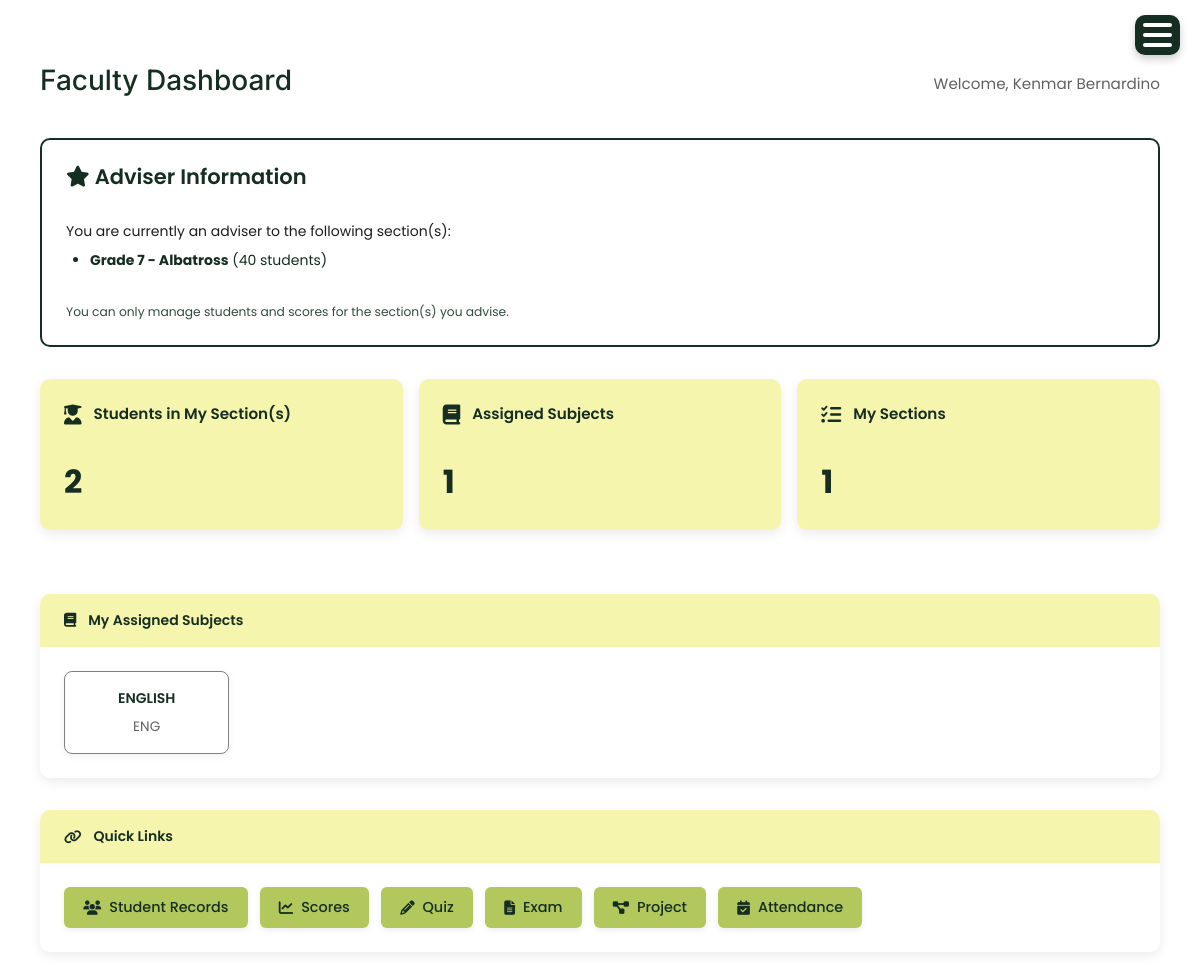
The page /faculty/ (signed in) on the database its author committed.
### account/models.py (models this page shows, shortened)
class User(AbstractUser):
    is_admin = models.BooleanField('Is admin', default=False)
    is_student = models.BooleanField('Is student', default=False)
    is_faculty = models.BooleanField('Is faculty', default=False)
    department = models.CharField(max_length=100, blank=True, null=True)
    course = models.CharField(max_length=100, blank=True, null=True)
    section = models.CharField(max_length=50, blank=True, null=True)
    status = models.CharField(max_length=20, default="Active")  # Active, Inactive, Pending
    ROLE_CHOICES = (
        ('admin', 'Admin'),
        ('faculty', 'Faculty'),
        ('student', 'Student'),
    )
    role = models.CharField(max_length=20, choices=ROLE_CHOICES)

class Section(models.Model):
    grade = models.CharField(max_length=10, choices=[
        ('Grade 7','Grade 7'),
        ('Grade 8','Grade 8'),
        ('Grade 9','Grade 9'),
        ('Grade 10','Grade 10')
    ])
    name = models.CharField(max_length=10)
    adviser = models.CharField(max_length=100, null=True, blank=True)
    number_of_students = models.IntegerField()
    status = models.CharField(max_length=10, choices=[('Active','Active'),('Inactive','Inactive')])

class Subject(models.Model):
    code = models.CharField(max_length=20, default='DEFAULT_CODE')
    name = models.CharField(max_length=100)
    department = models.CharField(max_length=100)
    grade_level = models.CharField(max_length=10, choices=[
        ('Grade 7', 'Grade 7'),
        ('Grade 8', 'Grade 8'),
        ('Grade 9', 'Grade 9'),
        ('Grade 10', 'Grade 10')
    ], blank=True, null=True)
    status = models.CharField(max_length=10, choices=[('Active','Active'),('Inactive','Inactive')])

### account/views.py (the view)
# urls.py: path('faculty/', views.faculty, name='faculty'),
@login_required
def faculty(request):
    if request.user.role != 'faculty':
        messages.error(request, 'Access denied.')
        return redirect('adminpage' if request.user.role == 'admin' else 'student_dashboard')
    assignments = FacultyAssignment.objects.filter(
        faculty=request.user,
        status='Active'
    )
    assigned_subjects = []
    assigned_subject_ids = []
    for assignment in assignments:
        assigned_subjects.extend(assignment.subjects.all())
        assigned_subject_ids.extend(assignment.subjects.values_list('id', flat=True))
    assigned_subjects = list(set(assigned_subjects))  # Remove duplicates
    assigned_subject_ids = list(set(assigned_subject_ids))
    is_adviser, advised_sections = _find_advised_sections_for_user(request.user)
    if assigned_subject_ids:
        assigned_subjects_objs = Subject.objects.filter(id__in=assigned_subject_ids)
        assigned_grade_levels = AssignedSubject.objects.filter(
            subject__in=assigned_subjects_objs,
            status='Active'
        ).values_list('grade_level', flat=True).distinct()
        all_students = StudentRecord.objects.filter(status='active')
        filtered_student_ids = []
        for student in all_students:
            if student.grade_and_section:
                student_grade = student.grade_and_section.split(' - ')[0].strip()
                if student_grade in assigned_grade_levels:
                    filtered_student_ids.append(student.id)
        student_records = StudentRecord.objects.filter(id__in=filtered_student_ids).order_by('fullname')
    else:
        student_records = StudentRecord.objects.none()
    total_students = student_records.count()
    context = {
        'assigned_subjects': assigned_subjects,
        'student_records': student_records,
        'total_students': total_students,
        'tab': 'faculty',
        'is_adviser': is_adviser,
        'advised_sections': advised_sections,
    }
    return render(request, 'faculty.html', context)

### templates/faculty.html (shortened to what this page needs)
{% extends 'base.html' %}
{% load static %}
{% block content %}
<div class="dashboard-container">
    <div class="dashboard-heading">
        <h1 class="faculty-heading">Faculty Dashboard</h1>
        <p class="faculty-subheading">Welcome, {{ user.get_full_name|default:user.username }}</p>
    </div>
    {% if is_adviser %}
    <div class="adviser-alert">
        <h4><i class="fas fa-star"></i> Adviser Information</h4>
        <p style="margin-bottom: 0.5rem;">You are currently an adviser to the following section(s):</p>
        <ul>
            {% for section in advised_sections %}
            <li><strong>{{ section.grade }} - {{ section.name }}</strong> ({{ section.number_of_students }} students)</li>
            {% endfor %}
        </ul>
        <p style="margin-bottom: 0; margin-top: 2rem;"><small>You can only manage students and scores for the section(s) you advise.</small></p>
    </div>
    {% endif %}
    <div class="stats-grid">
        <div class="stat-card">
            <div class="stat-title"><i class="fas fa-user-graduate"></i><span>{% if is_adviser %}Students in My Section(s){% else %}Total Students{% endif %}</span></div>
            <div class="stat-value">{{ total_students }}</div>
        </div>
        <div class="stat-card">
            <div class="stat-title"><i class="fas fa-book"></i><span>Assigned Subjects</span></div>
            <div class="stat-value">{{ assigned_subjects|length }}</div>
        </div>
        <div class="stat-card">
            <div class="stat-title"><i class="fas fa-tasks"></i><span>My Sections</span></div>
            <div class="stat-value">{% if is_adviser %}{{ advised_sections|length }}{% else %}—{% endif %}</div>
        </div>
    </div>
    <div class="section-container">
        <div class="section-header">
            <i class="fas fa-book"></i> My Assigned Subjects
        </div>
        <div class="section-body">
            {% if assigned_subjects %}
            <div class="subjects-grid">
                {% for subject in assigned_subjects %}
                <div class="subject-card">
                    <div class="subject-name">{{ subject.name }}</div>
                    <div class="subject-code">{{ subject.code }}</div>
                </div>
                {% endfor %}
            </div>
            {% else %}
            <p style="color: #616161; margin: 0;">No subjects assigned yet.</p>
            {% endif %}
        </div>
    </div>
    <div class="section-container">
        <div class="section-header">
            <i class="fas fa-link"></i> Quick Links
        </div>
        <div class="section-body quick-links-container">
            <div class="quick-links">
                <a href="{% url 'student_record' %}" class="quick-link-btn">
                    <i class="fas fa-users"></i> Student Records
                </a>
                <a href="{% url 'score' %}" class="quick-link-btn">
                    <i class="fas fa-chart-line"></i> Scores
                </a>
                <a href="{% url 'quiz' %}" class="quick-link-btn">
                    <i class="fas fa-pencil-alt"></i> Quiz
                </a>
                <a href="{% url 'exam' %}" class="quick-link-btn">
                    <i class="fas fa-file-alt"></i> Exam
                </a>
                <a href="{% url 'project' %}" class="quick-link-btn">
                    <i class="fas fa-project-diagram"></i> Project
                </a>
                <a href="{% url 'attendance' %}" class="quick-link-btn">
                    <i class="fas fa-calendar-check"></i> Attendance
                </a>
            </div>
        </div>
    </div>
</div>
{% endblock %}

### static/css/sidebar.css (style rules this page uses)
:root { --sidebar-bg: #152E21; --sidebar-text: #9CA576; --content-bg: #FFFFFF; --line-clr: #616161; --hover-clr: #3f6a469d ; --accent-clr: #d9bae7; --secondary-text-clr: #1D1D1D; }
* { margin: 0; padding: 0; font-family: Poppins, sans-serif; }
html { font-family: Poppins, Inter, Segoe UI, sans-serif; line-height: 1.5rem; }
body { min-height: 100vh; min-height: 100dvh; background: var(--content-bg); color: var(--sidebar-text); display: grid; grid-template-columns: auto 1fr; }
main p { color: var(--secondary-text-clr); }
main h4 { color: #1D1D1D; margin-bottom: 1rem; }
.stats-grid { display: flex; gap: 1rem; margin-bottom: 2rem; flex-wrap: wrap; }
.stat-card { flex: 1 1 200px; background: #fff; padding: 1.5rem; border-radius: 10px; box-shadow: 0 4px 12px rgba(0,0,0,0.08); text-align: center; display: flex; flex-direction: column; justify-content: center; align-items: center; }
@media (max-width: 1200px) { body { grid-template-columns: 1fr; } }

### static/css/modal_common.css (style rules this page uses)
body { overflow-x: hidden; }

### templates/faculty.html (style rules this page uses)
.dashboard-container { display: flex; flex-direction: column; gap: 2rem; margin-top: 1.5rem; }
.dashboard-heading { display: flex; flex-direction: row; justify-content: space-between; align-items: center; }
.faculty-heading { color: #152E21; font-weight: 500; font-size: 1.75rem; font-family: Inter, sans-serif; margin-bottom: 0.5rem; }
.faculty-subheading { color: #616161; font-size: 0.95rem; margin-bottom: 0; }
.adviser-alert { color: #152E21; padding: 1.5rem; border-radius: 10px; border: 2px solid #152E21; }
.adviser-alert h4 { color: #152E21; font-weight: 600; margin-bottom: 0.75rem; }
.adviser-alert ul { margin: 0.5rem 0; padding-left: 1.5rem; }
.adviser-alert p { margin-top: 2rem; }
.adviser-alert li { color: #152E21; margin-bottom: 0.25rem; }
.adviser-alert small { color: #1a3a28; opacity: 0.9; }
.stats-grid { display: grid; grid-template-columns: repeat(auto-fit, minmax(200px, 1fr)); gap: 1rem; }
.stat-card { background-color: #F6F5AE; color: #152E21; padding: 1.5rem; border-radius: 10px; box-shadow: 0 4px 12px rgba(0, 0, 0, 0.08); display: flex; flex-direction: column; justify-content: flex-start; align-items: flex-start; gap: 2rem; }
.stat-card .stat-title { display: flex; align-items: center; gap: 0.75rem; font-weight: 600; font-size: 0.95rem; }
.stat-card .stat-title i { color: #152E21; font-size: 1.25rem; }
.stat-card .stat-value { font-size: 2rem; font-weight: 700; color: #152E21; }
.subjects-grid { display: grid; grid-template-columns: repeat(auto-fill, minmax(150px, 1fr)); gap: 1rem; }
.subject-card { background: white; border: 1px solid #808080; border-radius: 8px; padding: 1rem; text-align: center; box-shadow: 0 2px 8px rgba(0, 0, 0, 0.06); transition: all 0.3s ease; }
.subject-card .subject-name { font-weight: 600; color: #152E21; margin-bottom: 0.5rem; }
.subject-card .subject-code { font-size: 0.85rem; color: #616161; }
.section-container { background: white; border-radius: 10px; box-shadow: 0 4px 12px rgba(0, 0, 0, 0.08); overflow: hidden; }
.section-header { background-color: #F6F5AE; color: #152E21; padding: 1rem 1.5rem; font-weight: 600; display: flex; align-items: center; gap: 0.75rem; }
.section-header i { color: #152E21; }
.section-body { padding: 1.5rem; }
.quick-links { display: flex; gap: 0.75rem; flex-wrap: wrap; }
.quick-link-btn { background-color: #B2C85C; color: #152E21; border: none; padding: 0.6rem 1.2rem; border-radius: 6px; text-decoration: none; display: inline-flex; align-items: center; gap: 0.5rem; font-weight: 500; font-size: 0.9rem; transition: all 0.3s ease; box-shadow: 0 2px 6px rgba(0, 0, 0, 0.08); }

### rows shown on the page
User: get_full_name "Kenmar Bernardino"
Section: grade "Grade 7", name "Albatross", number_of_students "40"
Subject: name "ENGLISH", code "ENG"

### other values the page prints
{{ total_students }} "2"
{{ assigned_subjects|length }} "1"
{{ advised_sections|length }} "1"
